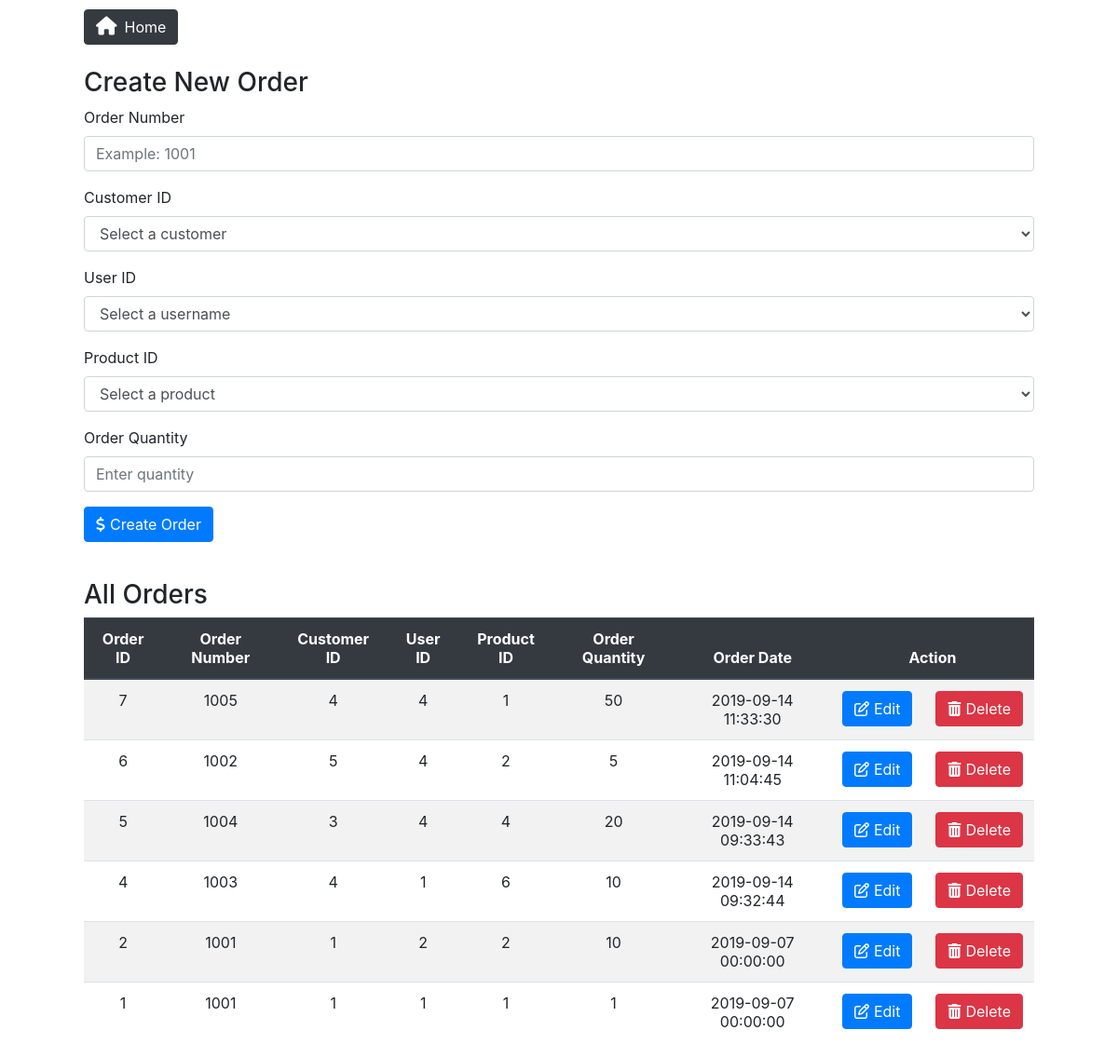
Page /mysql_test/order.php on the committed database.
### tables this page shows
CREATE TABLE `orders` (
  `oId` int(11) NOT NULL,
  `oNo` int(11) NOT NULL,
  `pId` int(11) NOT NULL,
  `cId` int(11) NOT NULL,
  `oQuantity` int(11) NOT NULL,
  `oDate` datetime NOT NULL,
  `uId` int(11) NOT NULL
);

### mysql_test/order.php (the view, shortened to what this page needs)
<html>
<head>
	<link rel="stylesheet" href="https://stackpath.bootstrapcdn.com/bootstrap/4.3.1/css/bootstrap.min.css">
	<link rel="stylesheet" type="text/css" href="assets/style.css">
</head>
<body>
<?php
include_once("config.php");
$result = $dbConn->query("SELECT * FROM orders order by oId DESC");
?>
	<a href="index.php"><button type="button" class="btn btn-dark"><i class='fas fa-home'></i>Home</button></a>
	<br/><br/>
	<h3>Create New Order</h3>
	<form action="addorders.php" method="post" name="form">
		<div class="form-group">
			<label for="oNo">Order Number</label>
			<input type="number" class="form-control" id="oNo" placeholder="Example: 1001" name="oNo" required>
		</div>
		<div class="form-group">
			<label for="cId">Customer ID</label>
			<select class="form-control" id="cId" name="cId">
				<option value="">Select a customer</option>
			</select>
		</div>
		<div class="form-group">
			<label for="uId">User ID</label>
			<select class="form-control" id="uId" name="uId">
				<option value="">Select a username</option>
			</select>
		</div>
		<div class="form-group">
			<label for="pId">Product ID</label>
			<select class="form-control" id="pId" name="pId">
				<option value="">Select a product</option>
			</select>
		</div>
		<div class="form-group">
			<label for="oQuantity">Order Quantity</label>
			<input type="number" class="form-control" id="oQuantity" placeholder="Enter quantity" name="oQuantity" required>
		</div>
		<button type="submit" class="btn btn-primary" name="Submit" id="submit"><i class='fas fa-dollar-sign'></i></i>Create Order</button>
	</form>
	<br>
	<h3>All Orders</h3>
	<table class="table table-striped">
	<thead class="thead-dark">
		<tr>
        <th>Order ID</th>
		<th>Order Number</th>
		<th>Customer ID</th>
		<th>User ID</th>
		<th>Product ID</th>
        <th>Order Quantity</th>
		<th>Order Date</th>
		<th>Action</th>
		</tr>
	</thead>
	<tbody>
		<?php
			while($row = $result->fetch(PDO::FETCH_ASSOC)){
				echo "<tr>";
				echo "<td>".$row['oId']."</td>";
				echo "<td>".$row['oNo']."</td>";
				echo "<td>".$row['cId']."</td>";
				echo "<td>".$row['uId']."</td>";
				echo "<td>".$row['pId']."</td>";
				echo "<td>".$row['oQuantity']."</td>";
				echo "<td>".$row['oDate']."</td>";
				echo "<td class=\"noBreak\"><a href=\"editorders.php?id=$row[oId]\"><button type=\"button\" class=\"btn btn-primary\" data-target=\"#id$row[oId]\" data-toggle=\"modal\"><i class='far fa-edit'></i>Edit</button></a><button type=\"button\" class=\"btn btn-danger\" data-target=\"#del$row[oId]\" data-toggle=\"modal\"><i class='fas fa-trash-alt'></i>Delete</button></td>";
			}
		?>
	</tbody>
</body>
</html>

### mysql_test/assets/style.css (style rules this page uses)
body { width: 85%; margin: auto; }
.btn-primary { margin-right: 25px; color: white; }
.btn-dark { margin-top: 10px !important; margin-right: 20px; }
.fa-home { font-size: 20px; margin-right: 8px; }
.fa-trash-alt, .fa-edit, .fa-user, .fa-box-open, .fa-cart-plus, .fa-dollar-sign, .fa-arrow-circle-left { margin-right: 5px; }
.noBreak { white-space: nowrap; }
a:link, a:visited { color: white; text-decoration: none; }
th, .table td { text-align: center; }

### rows in the picture
orders: oId "7", oNo "1005", cId "4", uId "4", pId "1", oQuantity "50", oDate "2019-09-14 11:33:30"
orders: oId "6", oNo "1002", cId "5", uId "4", pId "2", oQuantity "5", oDate "2019-09-14 11:04:45"
orders: oId "5", oNo "1004", cId "3", uId "4", pId "4", oQuantity "20", oDate "2019-09-14 09:33:43"
orders: oId "4", oNo "1003", cId "4", uId "1", pId "6", oQuantity "10", oDate "2019-09-14 09:32:44"
orders: oId "2", oNo "1001", cId "1", uId "2", pId "2", oQuantity "10", oDate "2019-09-07 00:00:00"
orders: oId "1", oNo "1001", cId "1", uId "1", pId "1", oQuantity "1", oDate "2019-09-07 00:00:00"
